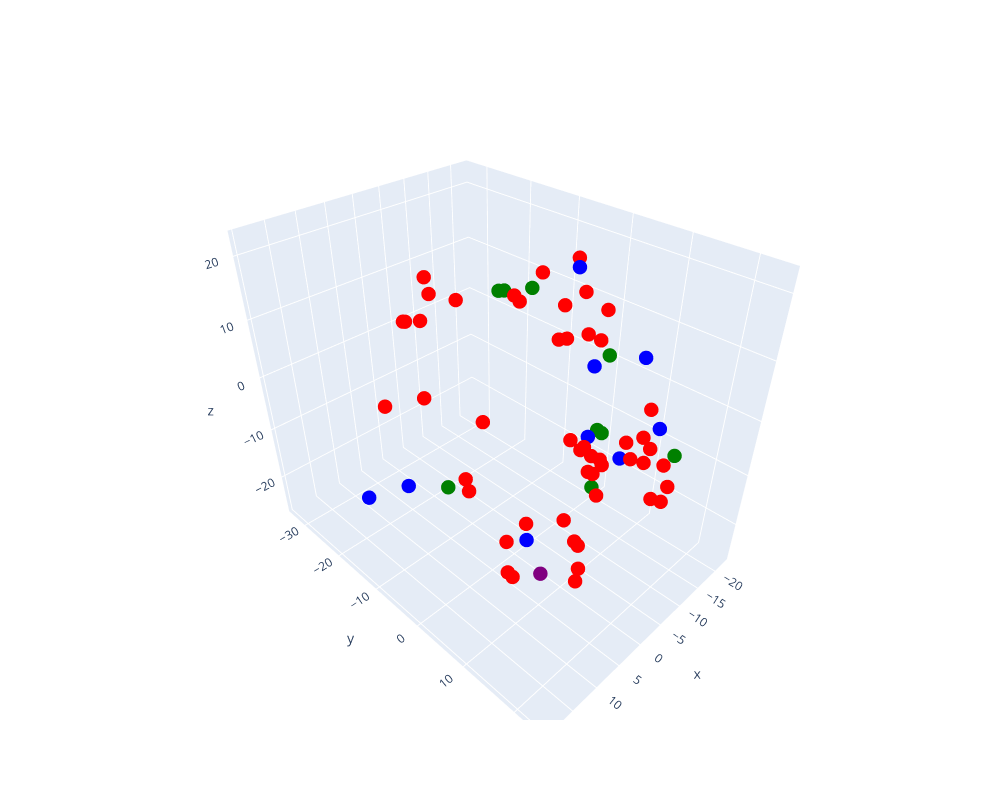

Notebook source saved alongside this figure:
### Code cell
def generate_fig(candidates, cutoff, closest_candidates_indices):
    fig = go.Figure()

    text_data = list(candidates.keys())
    embeddings_3d = np.concatenate(list(candidates.values())).reshape(len(candidates), 3)

    color_data = ['blue' if i < cutoff else 'red' for i in range(len(candidates))]
    for i in closest_candidates_indices:
        color_data[i] = 'green'
    color_data[closest_candidates_indices[0]] = 'purple'

    fig.add_trace(go.Scatter3d(
        x=embeddings_3d[:, 0],
        y=embeddings_3d[:, 1],
        z=embeddings_3d[:, 2],
        text=text_data,
        mode='markers',
        marker=dict(
            size=5,
            color=color_data,
            colorscale='Viridis',
            opacity=1
        )
    ))


    fig.update_layout(
        scene=dict(
            xaxis=dict(title='x'),
            yaxis=dict(title='y'),
            zaxis=dict(title='z')
        ),
        width=1000,
        height=800
    )
    fig.update_layout(legend_title_text = "Songs")

    fig.show()

generate_fig(candidates, cutoff, closest_candidates_indices)

### Figure 1 — Plotly figure (JSON) as saved in the notebook; plotly's stock layout.template omitted (floating-point values rounded to 4 significant figures)
{"data": [{"marker": {"color": ["green", "green", "green", "green", "green", "purple", "green", "green", "green", "green", "blue", "blue", "blue", "blue", "blue", "blue", "blue", "blue", "blue", "red", "red", "red", "red", "red", "red", "red", "red", "red", "red", "red", "red", "red", "red", "red", "red", "red", "red", "red", "red", "red", "red", "red", "red", "red", "red", "red", "red", "red", "red", "red", "red", "red", "red", "red", "red", "red", "red", "red", "red", "red", "red", "red", "red", "red", "red", "red", "red", "red", "red"], "colorscale": [[0, "#440154"], [0.1111, "#482878"], [0.2222, "#3e4989"], [0.3333, "#31688e"], [0.4444, "#26828e"], [0.5556, "#1f9e89"], [0.6667, "#35b779"], [0.7778, "#6ece58"], [0.8889, "#b5de2b"], [1, "#fde725"]], "opacity": 1, "size": 5}, "mode": "markers", "text": ["TRQXUIW12903CF05FD", "TROXVFQ128F930BD41", "TRACRRS128F1465A64", "TRKGGMK128F42286FE", "TRYCHKX128F930CD29", "TRAQTDW12903CF249C", "TRZMFYX12903CF1E1B", "TRBCLDH128F4293B4F", "TRFDMMO128F424D545", "TRUQERG128F147CBEA", "TREVJQP128F9333797", "TROVIRT12903CEED92", "TRUIJZD12903CF238C", "TREUNFY128F4293B50", "TRDRAHQ128F427FE50", "TRRJJTZ128F935A645", "TRAQJBB128F4239815", "TRFARTQ128F935A659", "TRPXFTX128F429B601", "TRDCZEF128F42AFFC7", "TRCRRZW128F426FAD9", "TRNIPEZ128F14ADCA4", "TRSHHYM128F4277387", "TRHJEYR128F145E9C0", "TRZFEDU128E0791895", "TRUGQEP12903CD3CA2", "TRJSQAD128F42963DB", "TRISCVQ12903CFFCAB", "TRFNKTW128F93116B8", "TRGRZNT128F4268A82", "TRXJLNB128F932B600", "TREJAXB128F42BC34A", "TRCXBPH128F9300AB3", "TRRISDV128F42A72DA", "TRJDULK128F426EC18", "TRFZYMV128F932CE29", "TREOZBH128F92E605A", "TRIMWMM128F428CB63", "TRPUIDY128F92F0234", "TRHLEBE12903D07532", "TRBUOWV12903CA88E1", "TRJBDBD12903CA83A3", "TRDBYZC128F42A71AF", "TRADBUM128F427A580", "TRDPRKC128F933755E", "TRHHYQQ128F42BB341", "TRACUFP128F9316141", "TRLFMCF128F42BC344", "TRLLTXT128F145FE1C", "TRAQHTM12903CF6905", "TRDZBOU128F92E43E3", "TRXMMJF128F9328238", "TRUPWXV128F145C48A", "TRKPONJ128F146D62C", "TRDJDUD128F931B10C", "TRMPIGM128F4291EEE", "TRSZWAD128F92C3A11", "TRBAGOS128F93098C7", "TRLYRFK128E0783A36", "TRCZNMF12903CE87FD", "TRTDJMO128F146CC8A", "TRAXEFD128F428A47D", "TRUMPGT128F930B8F8", "TRDUGMI128F930C2F5", "TRJGYFB128F92E2B69", "TRCRSTL128F42459E6", "TRDCPBU128F429252E", "TRQTBVS128F4257EEB", "TRKMNNQ128F429F802"], "type": "scatter3d", "x": [-5.973, -22.32, 3.368, 9.131, -15.54, 15.11, -6.043, -10.78, -2.892, 0.7023, -0.9437, -13.25, 14.35, -13.34, -1.072, -2.581, 17.48, -18.65, -8.413, 3.428, -21.52, 2.175, -1.343, 1.41, -21.23, -10.59, -3.692, -0.5637, 9.505, 3.401, -12.44, -14.53, -1.603, 6.588, -10.73, 2.515, 15.17, -9.125, 1.644, 19.31, -0.952, 8.921, -0.222, -15.22, 12.11, 7.29, -2.125, -10.69, -12.13, -18.03, 3.056, -21.73, -22.19, -3.77, 8.506, -12.28, 5.532, -18.51, 2.492, -12.8, -1.001, -0.6545, -2.819, 17.25, 1.434, -20.88, -3.294, 9.026, -8.88], "y": [10.72, -0.7696, -0.2482, -5.073, 17.23, 18.71, 9.793, 6.447, -0.2859, -1.904, 17.48, 11.71, -7.688, 15.43, 12.05, 0.2461, -13.64, -0.8831, 3.005, 16.16, -5.786, -22.1, 8.949, 20.58, -1.074, 3.755, 21.23, 20.79, -0.702, 2.5, 6.741, -4.167, 10.78, 17.97, 18.88, -21.14, 12.97, -16.72, 13.92, -4.227, -21.89, 8.138, 14.9, 13.24, 2.847, -3.911, 13.57, 18.43, -33.21, -4.767, 12.19, -11.07, -9.688, 0.6886, 19.1, 4.307, 5.442, -2.417, 14.22, 13.94, 18.14, -19.91, 12.09, 15.25, -19.17, -1.665, 23.58, 10.6, 16.27], "z": [-0.4444, 0.3194, 20.86, -10.86, -6.248, -6.362, -11.03, -4.7, 19.08, 19.4, 1.757, 9.111, -9.003, -1.13, 2.252, -26.3, -13.05, -0.178, 21.28, 3.883, 10.07, 7.66, -0.125, 4.76, 8.777, -9.926, -4.582, 7.104, -6.431, 21.19, -12.3, 10.89, -18.43, -12.57, -11.11, 8.146, -4.993, -14.37, -14.72, 9.182, 6.667, -20.02, -5.769, -7.009, -4.829, 19.67, -1.372, -4.546, 3.371, 17.2, -9.993, -0.7076, -0.1527, 21.3, -12.62, -15.02, 22.21, 5.044, 3.713, 1.741, 4.652, 14.81, -5.177, -7.149, -5.422, 3.316, -0.7672, -7.694, -4.273]}], "layout": {"height": 800, "legend": {"title": {"text": "Songs"}}, "scene": {"xaxis": {"title": {"text": "x"}}, "yaxis": {"title": {"text": "y"}}, "zaxis": {"title": {"text": "z"}}}, "width": 1000}}
